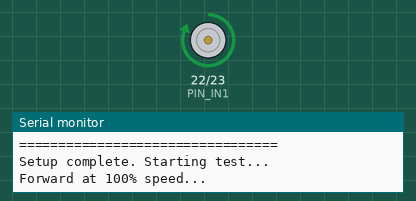
The sketch below on a simulated ESP32. Shown: motor-driver pin pairs drawn as motors (green arrow = first pin HIGH = forward, orange = second pin HIGH = backward, longer = more drive, scaled by the enable pin), the last lines printed to the serial monitor.

Above: at 2.2 s.
At 3.7 s:
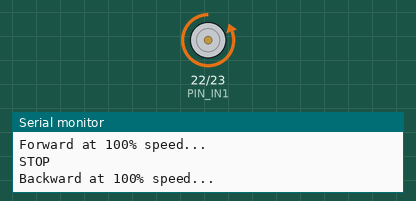
At 5.0 s:
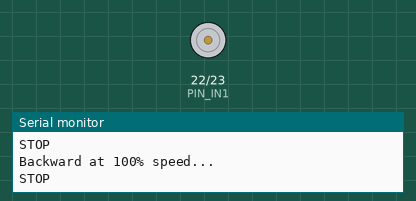
Timing chart, 0 to 7.2 s (numbered marks = the images above):
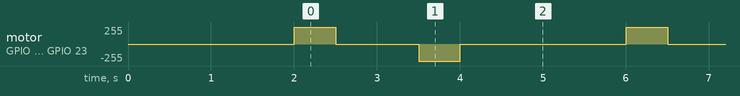

The sketch:

Test_DC_Motor.ino
```cpp
/*
 * Test: DC Motor with L298N (Z-axis)
 * Expected: Motor spins forward, stops, spins backward, stops, repeat
 *
 * WIRING:
 * - ESP32 Pin 13 → L298N ENA
 * - ESP32 Pin 12 → L298N IN1
 * - ESP32 Pin 14 → L298N IN2
 * - ESP32 GND → L298N GND (CRITICAL!)
 * - 12V Power (+) → L298N +12V
 * - 12V Power (-) → L298N GND
 * - Motor wires → OUT1, OUT2
 */

 #define PIN_ENA   21  // PWM speed control
 #define PIN_IN1   22  // Direction bit 1
 #define PIN_IN2   23  // Direction bit 2

 void setup() {
   Serial.begin(115200);
   Serial.println("=================================");
   Serial.println("DC Motor Test (L298N)");
   Serial.println("=================================");

   pinMode(PIN_ENA, OUTPUT);
   pinMode(PIN_IN1, OUTPUT);
   pinMode(PIN_IN2, OUTPUT);

   // Stop motor initially
   analogWrite(PIN_ENA, 0);

   Serial.println("Setup complete. Starting test...");
   delay(2000);
 }

 void loop() {
   // ====== FORWARD (SLOW) ======
   Serial.println("Forward at 100% speed...");
   digitalWrite(PIN_IN1, HIGH);
   digitalWrite(PIN_IN2, LOW);
   analogWrite(PIN_ENA, 255);  // 80/255 = ~30%
   delay(500);

   // ====== STOP ======
   Serial.println("STOP");
   analogWrite(PIN_ENA, 0);
   delay(1000);

   // ====== BACKWARD (SLOW) ======
   Serial.println("Backward at 100% speed...");
   digitalWrite(PIN_IN1, LOW);
   digitalWrite(PIN_IN2, HIGH);
   analogWrite(PIN_ENA, 255);
   delay(500);

   // ====== STOP ======
   Serial.println("STOP");
   analogWrite(PIN_ENA, 0);
   delay(2000);
 }

 /*
  * TROUBLESHOOTING:
  *
  * Motor doesn't move at all:
  * 1. Check L298N power LED (should be ON)
  * 2. Verify ESP32 GND connected to L298N GND (use multimeter!)
  * 3. Check 12V connected to L298N +12V terminal
  * 4. Try removing ENA jumper on L298N
  * 5. Try digitalWrite(PIN_ENA, HIGH) instead of analogWrite
  * 6. Swap motor wires (OUT1 ↔ OUT2)
  *
  * Motor spins but very weak:
  * - Increase analogWrite value (try 150-200)
  * - Check motor voltage rating (might need more than 12V)
  *
  * Motor spins opposite direction:
  * - Flip IN1 and IN2 values
  * - OR swap motor wires physically
  */
```

Measured:
- by itself, motor on GPIO 22 (PIN_IN1) / GPIO 23 (PIN_IN2): repeats every 4.0 s: stopped 1.0 s, backward 255/255 0.50 s, stopped 2.0 s, forward 255/255 0.50 s
